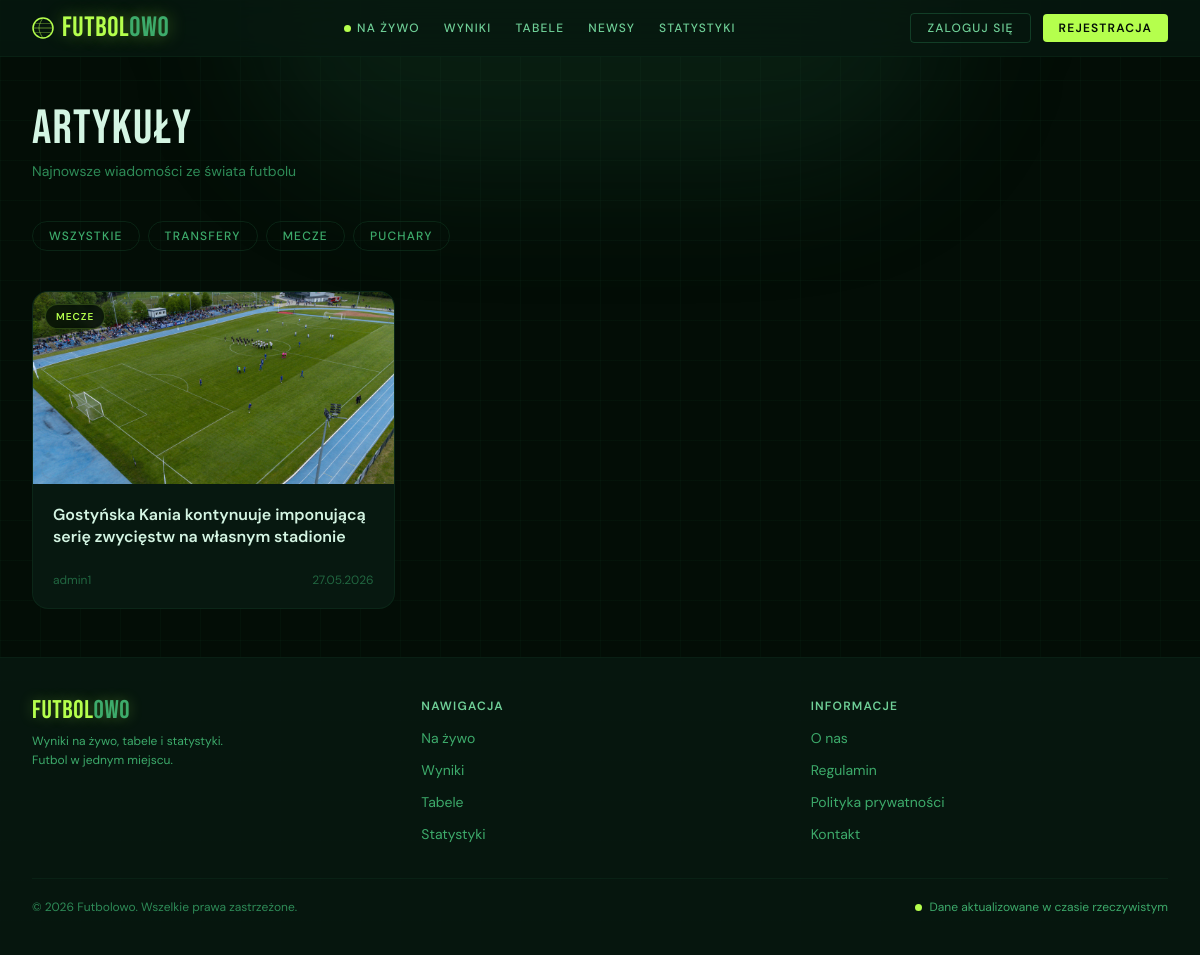
/articles/list, run on an earlier commit of the app's database.
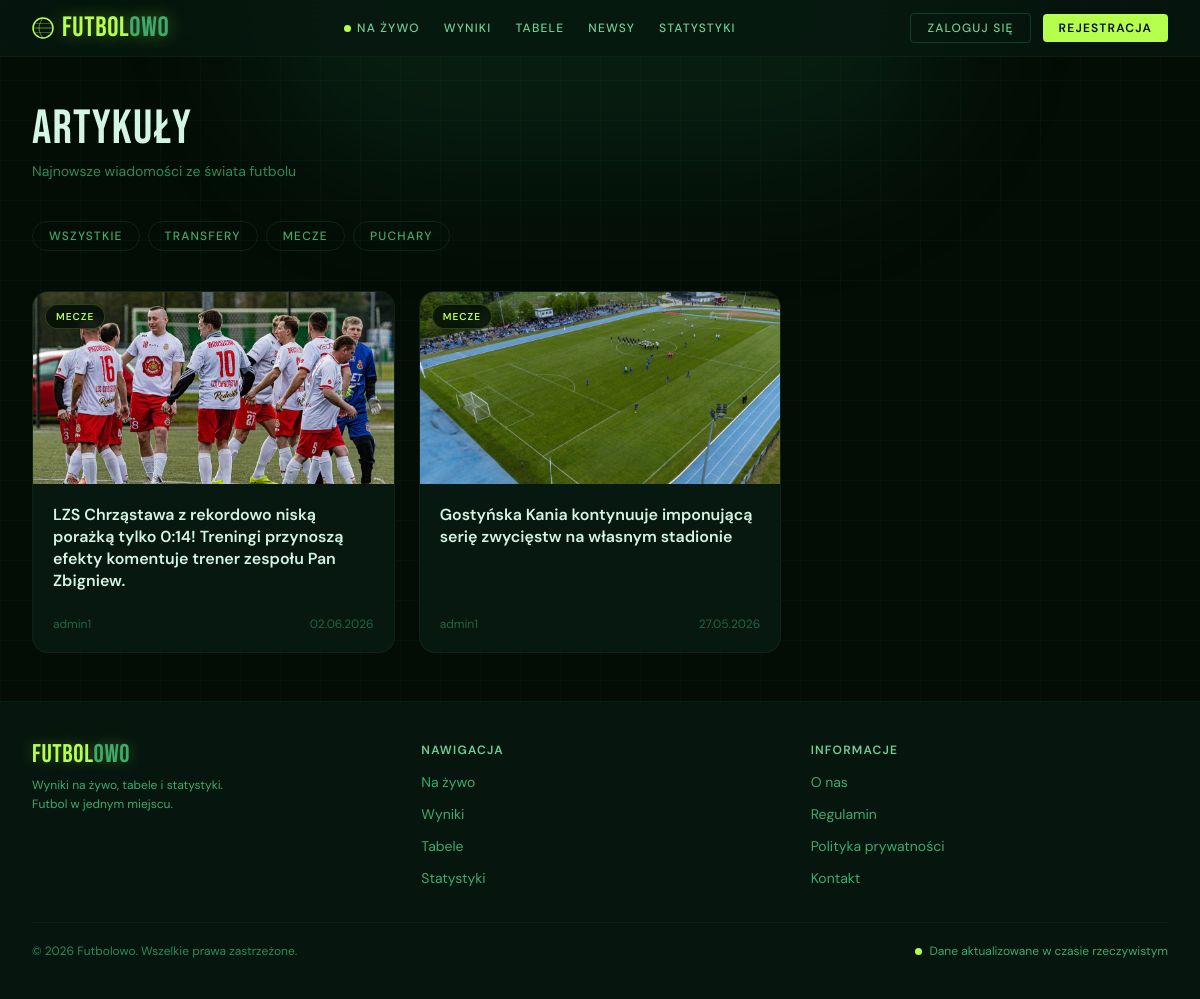
And on a later commit of the database.
### apps/articles/models.py (models this page shows, shortened)
class Article(models.Model):
    CATEGORY_CHOICES = [
        ("Transfery", "Transfery"),
        ("Mecze", "Mecze"),
        ("Puchary", "Puchary"),
    ]
    title = models.CharField(max_length=200, null=True)
    creator = models.ForeignKey(User, related_name="articles", on_delete=models.CASCADE)
    category = models.CharField(max_length=50 ,choices=CATEGORY_CHOICES)
    content = CKEditor5Field('Content', config_name='default')
    created_at = models.DateTimeField(auto_now_add=True)
    thumbnail = models.ImageField(upload_to='thumbnails/%Y/%m/%d/')

### apps/articles/views.py (the view)
# urls.py: path("/list", views.article_list, name="list"),
def article_list(request):
    articles = Article.objects.all().order_by("-created_at")
    if 'category' in request.GET:
        category = request.GET['category']
    else:
        category = ''
    if category:
        articles = articles.filter(category=category)
    return render(request, "articles/article_list.html", {
        "articles": articles,
    })

### apps/articles/templates/articles/article_list.html (shortened to what this page needs)
{% extends 'core/base.html' %}
{% block body %}
<div class="max-w-7xl mx-auto px-4 sm:px-6 lg:px-8 py-12">
  <div class="mb-10">
    <h1 class="font-display text-5xl tracking-wide text-forest-50 mb-2">Artykuły</h1>
    <p class="text-forest-400 text-sm">Najnowsze wiadomości ze świata futbolu</p>
  </div>
  <div class="flex gap-2 mb-10 flex-wrap">
    <a href="?category="
       class="px-4 py-1.5 rounded-full text-xs font-medium tracking-widest uppercase border border-forest-700/50 text-forest-300 hover:border-[#b5ff4d] hover:text-[#b5ff4d] transition-all duration-200">
      Wszystkie
    </a>
    <a href="?category=Transfery"
       class="px-4 py-1.5 rounded-full text-xs font-medium tracking-widest uppercase border border-forest-700/50 text-forest-300 hover:border-[#b5ff4d] hover:text-[#b5ff4d] transition-all duration-200">
      Transfery
    </a>
    <a href="?category=Mecze"
       class="px-4 py-1.5 rounded-full text-xs font-medium tracking-widest uppercase border border-forest-700/50 text-forest-300 hover:border-[#b5ff4d] hover:text-[#b5ff4d] transition-all duration-200">
      Mecze
    </a>
    <a href="?category=Puchary"
       class="px-4 py-1.5 rounded-full text-xs font-medium tracking-widest uppercase border border-forest-700/50 text-forest-300 hover:border-[#b5ff4d] hover:text-[#b5ff4d] transition-all duration-200">
      Puchary
    </a>
  </div>
  {% if articles %}
  <div class="grid grid-cols-1 sm:grid-cols-2 lg:grid-cols-3 gap-6">
    {% for article in articles %}
    <a href="{% url 'articles:view' article.pk %}"
       class="group bg-forest-900 border border-forest-700/40 rounded-2xl overflow-hidden hover:border-forest-500/60 hover:shadow-[0_0_24px_rgba(181,255,77,0.08)] transition-all duration-300 flex flex-col">
      <div class="relative overflow-hidden h-48">
        {% if article.thumbnail %}
          <img src="{{ article.thumbnail.url }}"
               alt="{{ article.title }}"
               class="w-full h-full object-cover group-hover:scale-105 transition-transform duration-500">
        {% else %}
          <div class="w-full h-full bg-forest-800 flex items-center justify-center">
            <span class="text-forest-600 text-xs uppercase tracking-widest">Brak zdjęcia</span>
          </div>
        {% endif %}
        <span class="absolute top-3 left-3 px-2.5 py-1 rounded-full text-[10px] font-semibold tracking-widest uppercase bg-forest-950/80 text-[#b5ff4d] border border-[#b5ff4d]/20 backdrop-blur-sm">
          {{ article.category }}
        </span>
      </div>
      <div class="p-5 flex flex-col flex-1">
        <h2 class="text-forest-50 font-semibold text-base leading-snug mb-2 group-hover:text-[#b5ff4d] transition-colors duration-200">
          {{ article.title }}
        </h2>
        <div class="mt-auto pt-4 flex items-center justify-between">
          <span class="text-forest-500 text-xs">{{ article.creator.username }}</span>
          <span class="text-forest-500 text-xs">{{ article.created_at|date:"d.m.Y" }}</span>
        </div>
      </div>
    </a>
    {% endfor %}
  </div>
  {% else %}
  <div class="flex flex-col items-center justify-center py-24 text-center">
    <p class="text-forest-400 text-sm mb-1">Brak artykułów</p>
    <p class="text-forest-600 text-xs">Wróć później</p>
  </div>
  {% endif %}
</div>
{% endblock %}

### apps/core/templates/core/base.html (shortened to what this page needs)
{% load static %}
<!DOCTYPE html>
<html lang="en">
<head>
    <script src="https://cdn.tailwindcss.com"></script>
    <link rel="stylesheet" href="{% static 'css/article.css' %}">
</head>
<body class="font-body bg-forest-950 text-forest-50 min-h-screen flex flex-col">
  <div class="pointer-events-none fixed top-0 left-1/2 -translate-x-1/2 -translate-y-1/2 w-[700px] h-[340px] rounded-full bg-forest-500/20 blur-3xl z-0"></div>
  <div class="pointer-events-none fixed inset-0 z-0"
       style="background-image:linear-gradient(rgba(33,102,64,.07) 1px,transparent 1px),linear-gradient(90deg,rgba(33,102,64,.07) 1px,transparent 1px);background-size:40px 40px"></div>
  <header class="sticky top-0 z-50 bg-forest-900/80 backdrop-blur-xl border-b border-forest-700/30">
    <div class="max-w-7xl mx-auto px-4 sm:px-6 lg:px-8">
      <div class="flex items-center justify-between h-14">
        <a href="{% url 'core:index' %}" class="flex items-center gap-2 no-underline">
          <span class="font-display text-[1.75rem] tracking-wide leading-none"
                style="color:#b5ff4d;text-shadow:0 0 18px rgba(181,255,77,.4)">
            Futbol<span class="text-forest-300">owo</span>
          </span>
        </a>
        <nav class="hidden md:flex items-center gap-6">
          <a href="#"
             class="flex items-center gap-1.5 text-xs font-medium tracking-widest uppercase text-forest-200 hover:text-[#b5ff4d] transition-colors duration-200">
            <span class="inline-block w-[7px] h-[7px] rounded-full bg-[#b5ff4d] animate-pulsedot shrink-0"></span>
            Na żywo
          </a>
          <a href="#" class="text-xs font-medium tracking-widest uppercase text-forest-200 hover:text-[#b5ff4d] transition-colors duration-200">Wyniki</a>
          <a href="#" class="text-xs font-medium tracking-widest uppercase text-forest-200 hover:text-[#b5ff4d] transition-colors duration-200">Tabele</a>
          <a href="{% url 'articles:list' %}" class="text-xs font-medium tracking-widest uppercase text-forest-200 hover:text-[#b5ff4d] transition-colors duration-200">Newsy</a>
          <a href="#" class="text-xs font-medium tracking-widest uppercase text-forest-200 hover:text-[#b5ff4d] transition-colors duration-200">Statystyki</a>
        </nav>
        <div class="hidden md:flex items-center gap-3">
            {% if user.is_authenticated %}
                {% if user.is_superuser %}
                  <a href="{% url 'articles:add' %}" class="px-4 py-1.5 rounded text-xs font-medium tracking-widest uppercase text-forest-200 border border-forest-500/50 hover:border-[#b5ff4d] hover:text-[#b5ff4d] hover:shadow-[0_0_12px_rgba(181,255,77,.2)] transition-all duration-200">Nowy Artykuł</a>
                {% endif %}
                <form action="/logout/" method="POST">
                    {% csrf_token %}
                    <button type="submit" class="px-4 py-1.5 rounded text-xs font-semibold tracking-widest uppercase bg-[#b5ff4d] text-forest-950 hover:bg-[#caff7a] hover:shadow-[0_0_16px_rgba(181,255,77,.4)] transition-all duration-200">Wyloguj się</button>
                </form>
            {% else %}
                <a href="{% url 'login' %}" class="px-4 py-1.5 rounded text-xs font-medium tracking-widest uppercase text-forest-200 border border-forest-500/50 hover:border-[#b5ff4d] hover:text-[#b5ff4d] hover:shadow-[0_0_12px_rgba(181,255,77,.2)] transition-all duration-200">
                    Zaloguj się
                </a>
                <a href="{% url 'register' %}" class="px-4 py-1.5 rounded text-xs font-semibold tracking-widest uppercase bg-[#b5ff4d] text-forest-950 hover:bg-[#caff7a] hover:shadow-[0_0_16px_rgba(181,255,77,.4)] transition-all duration-200">
                    Rejestracja
                </a>
            {% endif %}
        </div>
      </div>
    </div>
  </header>
  <main class="relative z-10 flex-1">
    {% block body %}
    {% endblock %}
  </main>
  <footer class="relative z-10 bg-forest-900/90 border-t border-forest-700/25">
    <div class="max-w-7xl mx-auto px-4 sm:px-6 lg:px-8 py-10">
      <div class="grid grid-cols-1 sm:grid-cols-3 gap-8 mb-8">
        <div>
          <p class="font-display text-[1.6rem] tracking-wide leading-none mb-2"
             style="color:#b5ff4d;text-shadow:0 0 14px rgba(181,255,77,.3)">
            Futbol<span class="text-forest-300">owo</span>
          </p>
          <p class="text-forest-300 text-xs leading-relaxed">
            Wyniki na żywo, tabele i statystyki.<br>Futbol w jednym miejscu.
          </p>
        </div>
        <div>
          <p class="text-forest-200 text-xs font-semibold uppercase tracking-widest mb-3">Nawigacja</p>
          <ul class="space-y-2">
            <li><a href="#" class="text-forest-300 hover:text-[#b5ff4d] text-sm transition-colors duration-200">Na żywo</a></li>
            <li><a href="#" class="text-forest-300 hover:text-[#b5ff4d] text-sm transition-colors duration-200">Wyniki</a></li>
            <li><a href="#" class="text-forest-300 hover:text-[#b5ff4d] text-sm transition-colors duration-200">Tabele</a></li>
            <li><a href="#" class="text-forest-300 hover:text-[#b5ff4d] text-sm transition-colors duration-200">Statystyki</a></li>
          </ul>
        </div>
        <div>
          <p class="text-forest-200 text-xs font-semibold uppercase tracking-widest mb-3">Informacje</p>
          <ul class="space-y-2">
            <li><a href="#" class="text-forest-300 hover:text-[#b5ff4d] text-sm transition-colors duration-200">O nas</a></li>
            <li><a href="#" class="text-forest-300 hover:text-[#b5ff4d] text-sm transition-colors duration-200">Regulamin</a></li>
            <li><a href="#" class="text-forest-300 hover:text-[#b5ff4d] text-sm transition-colors duration-200">Polityka prywatności</a></li>
            <li><a href="#" class="text-forest-300 hover:text-[#b5ff4d] text-sm transition-colors duration-200">Kontakt</a></li>
          </ul>
        </div>
      </div>
      <div class="border-t border-forest-700/30 pt-5 flex flex-col sm:flex-row justify-between items-center gap-3">
        <p class="text-forest-400 text-xs">© {% now "Y" %} Futbolowo. Wszelkie prawa zastrzeżone.</p>
        <div class="flex items-center gap-2">
          <span class="inline-block w-[7px] h-[7px] rounded-full bg-[#b5ff4d] animate-pulsedot shrink-0"></span>
          <span class="text-forest-300 text-xs">Dane aktualizowane w czasie rzeczywistym</span>
        </div>
      </div>
    </div>
  </footer>
</body>
</html>

What changed in the data, as far as the page shows it:
added Article: thumbnail (picture), category "MECZE", title "LZS Chrząstawa z rekordowo niską porażką tylko 0:14! Treningi przynoszą efekty komentuje trener zespołu Pan Zbigniew.", creator.username "admin1", created_at "02.06.2026"
